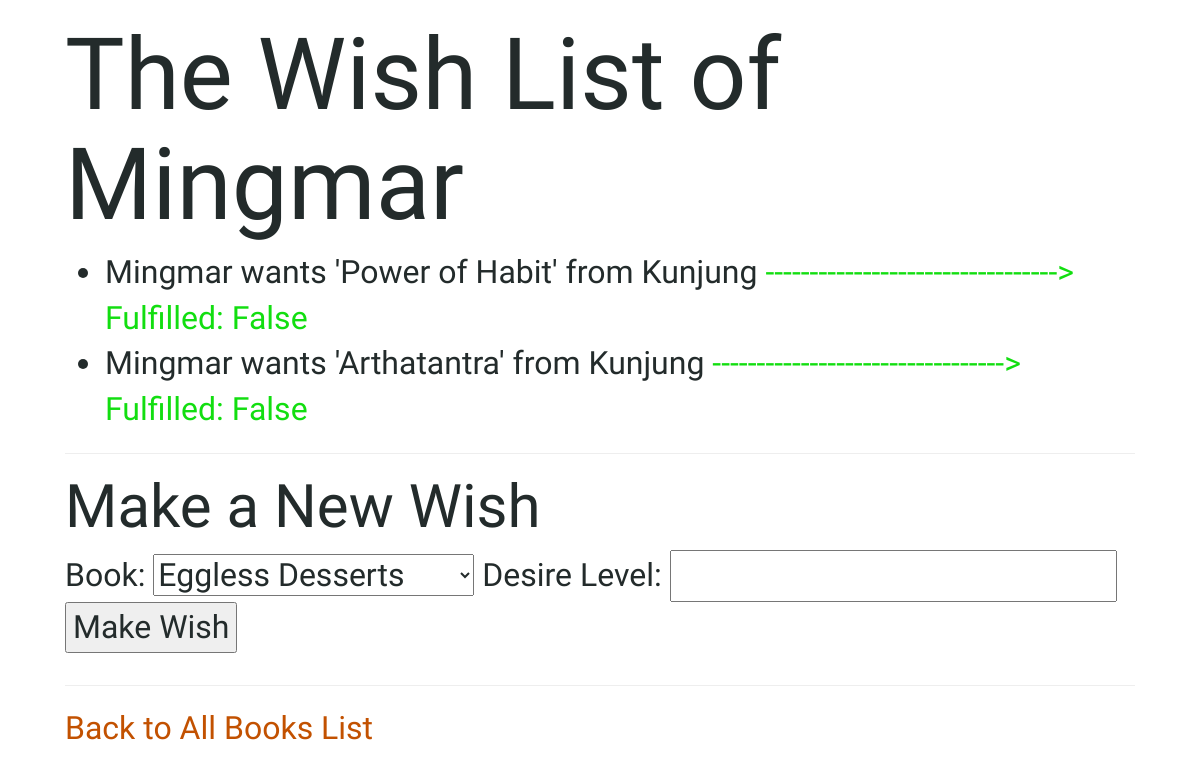
Page /person/2/yourwishes on the earlier database version.
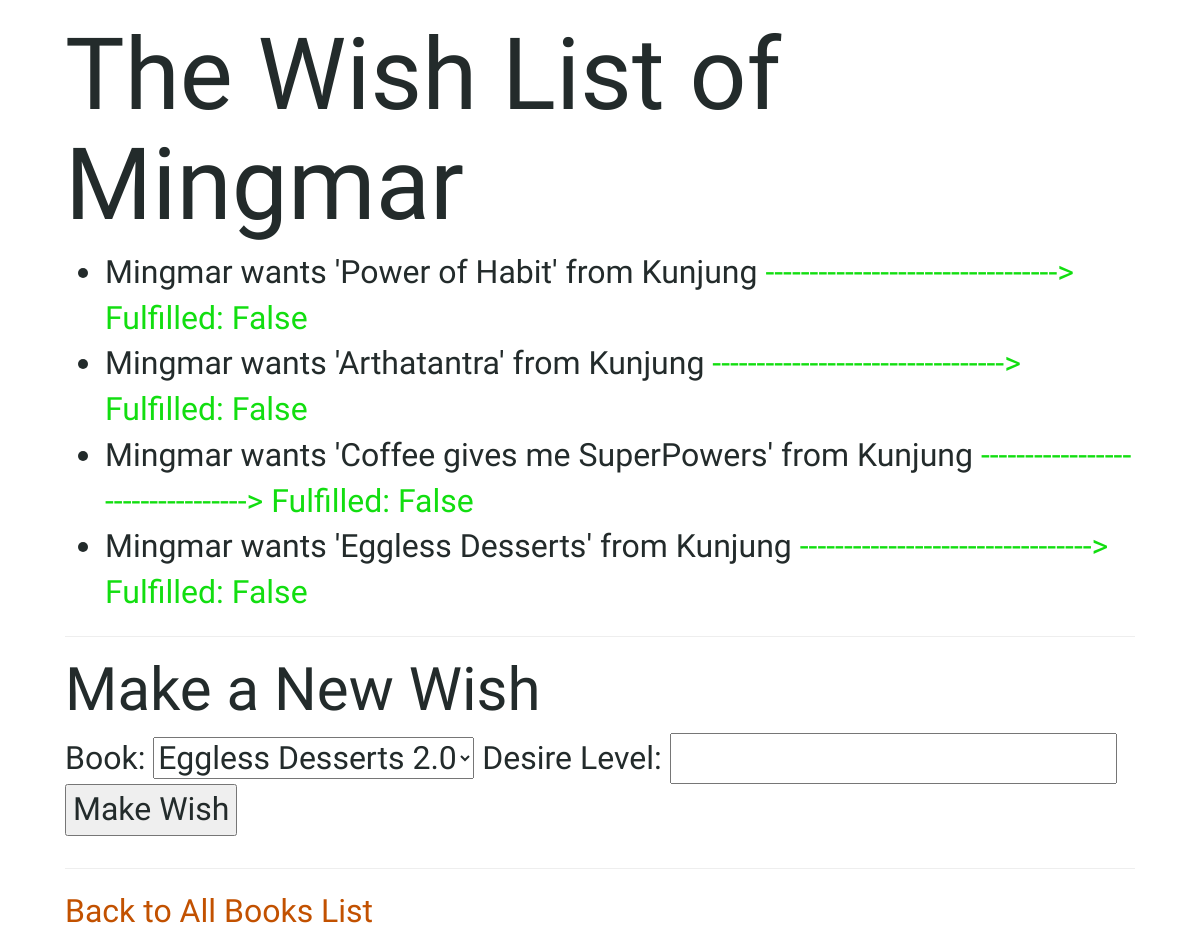
Same page on the later database version.
### books/models.py (models this page shows)
class Wish(models.Model):
    book = models.ForeignKey(Book, on_delete=models.CASCADE, related_name="wishes")
    wisher = models.ForeignKey(Person, on_delete=models.CASCADE, related_name="wishes") ### The Person who is making the wish
    angel = models.ForeignKey(Person, on_delete=models.CASCADE, related_name='wishes_to_fulfill', null=True) ### The Person who fulfills the wish therefore, the ANGEL
    fulfilled = models.BooleanField(default=False)
    desire_lvl = models.IntegerField(default=1)
    def __str__(self):
        return f"{self.wisher} wants '{self.book}' from {self.angel}"

class Person(models.Model):
    name = models.CharField(max_length=20, default="Mr Nobody")
    def __str__(self):
        return f"{self.name}"

class Book(models.Model):
    name = models.CharField(max_length=20, default="Invisible Book")
    summary = models.TextField(max_length=100, null=True)
    owner = models.ForeignKey(Person, on_delete=models.CASCADE, related_name="books", null=True)
    def __str__(self):
        return f"{self.name}"

### books/views.py (the view)
# urls.py: path('person/<int:person_id>/yourwishes', views.yourwishes, name='yourwishes'),
def yourwishes(request, person_id):
	try:
		person = Person.objects.get(pk=person_id)
		book_id_list = [book.id for book in person.books.all()]
		wish_book_id_list = [wish.book.id for wish in person.wishes.all()]
	except Person.DoesNotExist:
		raise Http404("Person does not exist.")
	context = {
		"person": person,
		"wishes": person.wishes.all(),
		"newbooks": Book.objects.exclude(id__in = book_id_list).exclude(id__in = wish_book_id_list).all()
	}
	return render(request, "books/yourwishes.html", context)

### books/templates/books/yourwishes.html (shortened to what this page needs)
{% extends "books/base.html" %}
{% block body %}
	<h1>The Wish List of {{ person.name }} </h1>
    <ul>
        {% for wish in wishes %}
            <li>  {{ wish }} <span class="wish"> ---------------------------------> Fulfilled:  {{ wish.fulfilled }} </span> </li>
        {% empty %}
            <li> No wishes made yet.</li>
        {% endfor %}
    </ul>
    <hr>
    <h2>Make a New Wish</h2>
    <form action="{% url 'addwish' person.id %}" method="post">
		Book:
            <select name="book_id">
    			{% for nbook in newbooks %}
    				<option value="{{ nbook.id }}"> {{ nbook }} </option>
                {% empty %}
                    <option value="null" class="error"> Sorry there are no new books to wish upon.</option>
    			{% endfor %}
    		</select>
        Desire Level: <input type="text" name="desire_lvl">
		<input type="submit" value="Make Wish">
	</form>
	<hr>
	<a href="{% url 'index' %}">Back to All Books List</a>
{% endblock %}

Differences in the rows shown:
added Wish: wisher+book+angel "Mingmar wants 'Coffee gives me SuperPowers' from Kunjung", fulfilled "False"
added Wish: wisher+book+angel "Mingmar wants 'Eggless Desserts' from Kunjung", fulfilled "False"
Other differences:
form field book_id: "Eggless Desserts" → "Eggless Desserts 2.0"
